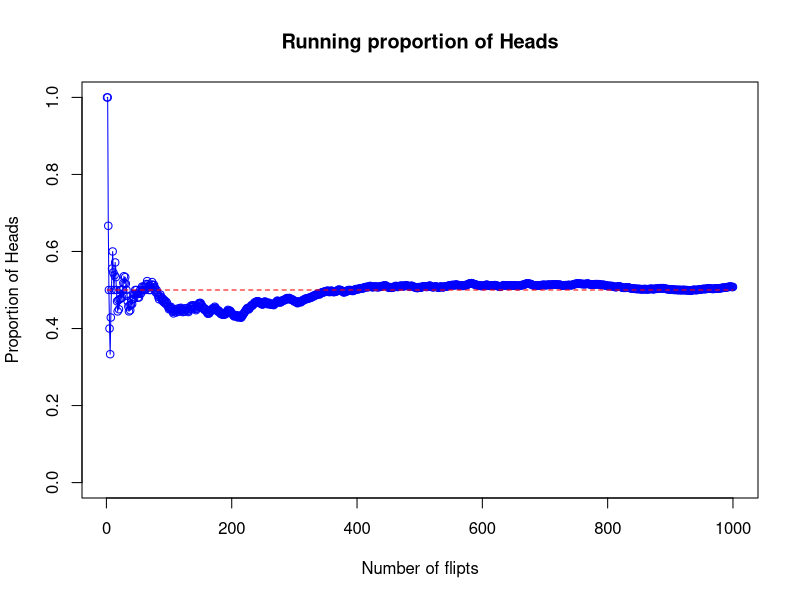
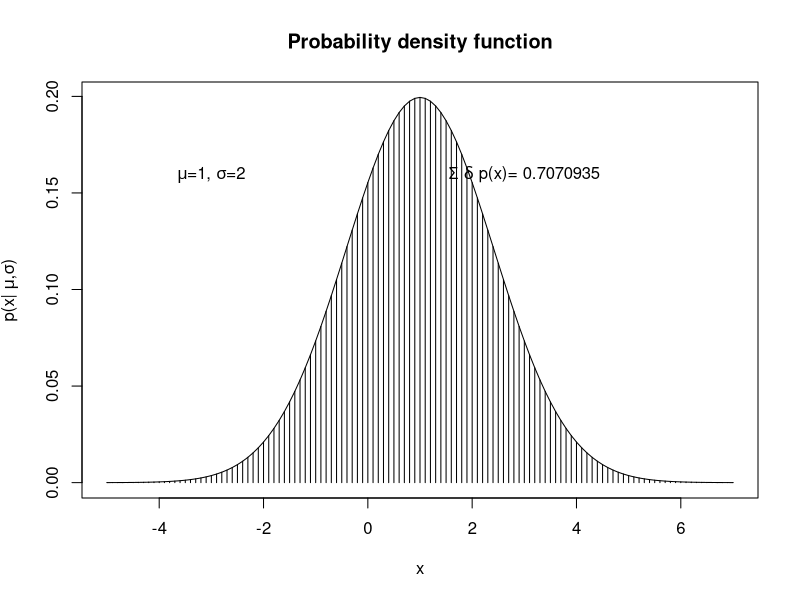

Reproduce these figures in R, in order.
# Chapter 3 DBDA
#

# Running proportion
rm(list=ls())

flips <- 1000
p <- 0.5
x <- 1:flips
nHeads <- sample(c(0,1), size=flips, replace=TRUE, prob=c(1-p,p))
propH <- cumsum(nHeads)/x


plot(x, propH,
     xlab = "Number of flipts", ylab="Proportion of Heads",
     main="Running proportion of Heads",
     ylim=c(0,1),
     type="o", col="blue" )
lines(c(1,flips), c(0.5,0.5), col="red", lty=2)



# Integration
mu <- 1
sigma <- 2.0
delta <- 0.1
x <- seq(from=mu-3*sigma, to=mu+3*sigma, by=delta)
y <- 1/(sigma*sqrt(2*pi))*exp(-1/(2*sigma)*(x-mu)^2)
area <- sum(delta*y)

plot(x,y,
     type="h",
     xlab="x", ylab=bquote(paste("p(x| ", mu, ",", sigma, ")")),
     main="Probability density function")
lines(x,y)

text(-1.5*sigma, 0.8*max(y),
     bquote(paste(mu, "=", .(mu), ", ", sigma, "=", .(sigma))))
text(1.5*sigma, 0.8*max(y),
     bquote(paste(Sigma, " ", delta, " p(x)= ", .(area))))
